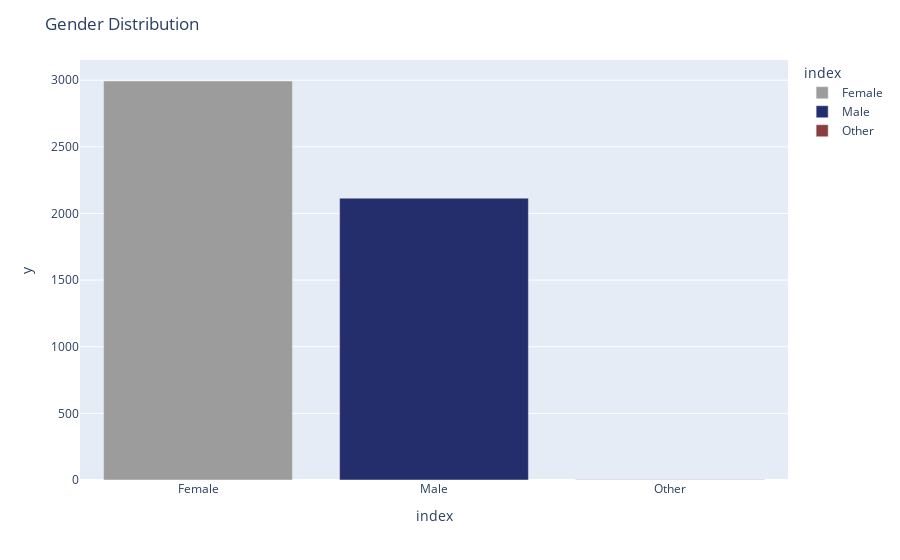

The notebook cell this image was saved under:
### Markdown cell above
**Percentage of Stroke cases by Gender**

### Code cell
gender_counts = df2['gender'].value_counts()
custom_colors = ['#9C9C9C' , '#252E6C',  '#893F3D']

fig1 = px.bar(gender_counts, x=gender_counts.index, y=gender_counts.values, color=gender_counts.index,
              color_discrete_map={gender: color for gender, color in zip(gender_counts.index, custom_colors)})
fig1.update_layout(title='Gender Distribution')

fig1.show()

### Figure 1 — Plotly figure (JSON) as saved in the notebook; plotly's stock layout.template omitted (floating-point values rounded to 4 significant figures)
{"data": [{"alignmentgroup": "True", "hovertemplate": "index=%{x}<br>y=%{y}<extra></extra>", "legendgroup": "Female", "marker": {"color": "#9C9C9C", "pattern": {"shape": ""}}, "name": "Female", "offsetgroup": "Female", "orientation": "v", "showlegend": true, "textposition": "auto", "type": "bar", "x": ["Female"], "xaxis": "x", "y": [2994], "yaxis": "y"}, {"alignmentgroup": "True", "hovertemplate": "index=%{x}<br>y=%{y}<extra></extra>", "legendgroup": "Male", "marker": {"color": "#252E6C", "pattern": {"shape": ""}}, "name": "Male", "offsetgroup": "Male", "orientation": "v", "showlegend": true, "textposition": "auto", "type": "bar", "x": ["Male"], "xaxis": "x", "y": [2115], "yaxis": "y"}, {"alignmentgroup": "True", "hovertemplate": "index=%{x}<br>y=%{y}<extra></extra>", "legendgroup": "Other", "marker": {"color": "#893F3D", "pattern": {"shape": ""}}, "name": "Other", "offsetgroup": "Other", "orientation": "v", "showlegend": true, "textposition": "auto", "type": "bar", "x": ["Other"], "xaxis": "x", "y": [1], "yaxis": "y"}], "layout": {"barmode": "relative", "legend": {"title": {"text": "index"}, "tracegroupgap": 0}, "margin": {"t": 60}, "title": {"text": "Gender Distribution"}, "xaxis": {"anchor": "y", "categoryarray": ["Female", "Male", "Other"], "categoryorder": "array", "domain": [0, 1], "title": {"text": "index"}}, "yaxis": {"anchor": "x", "domain": [0, 1], "title": {"text": "y"}}}}
